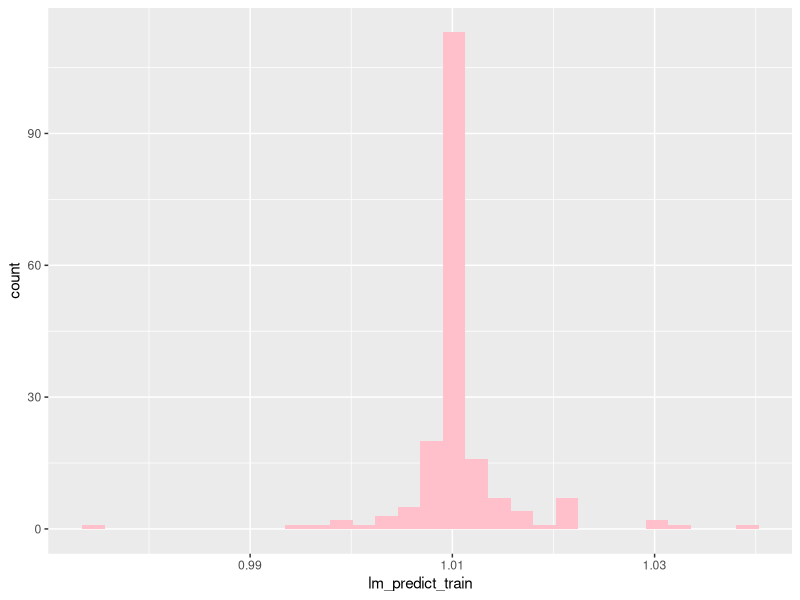
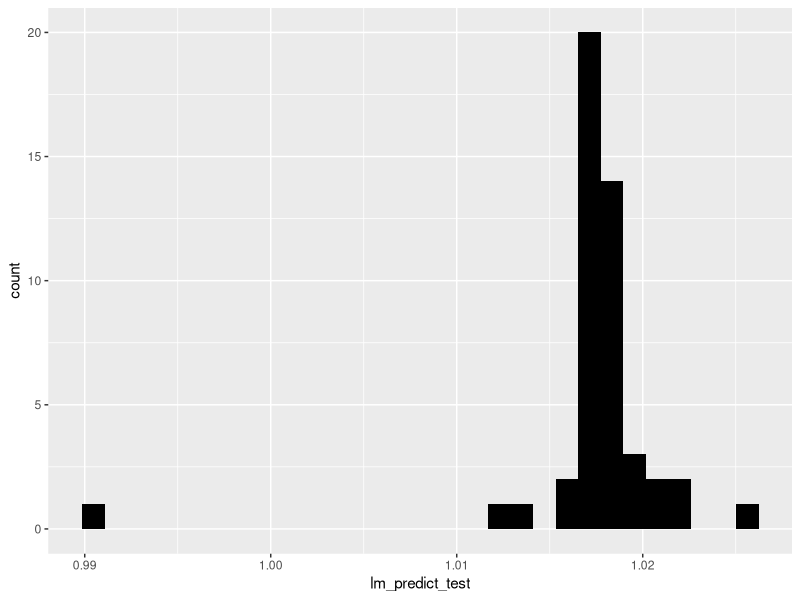
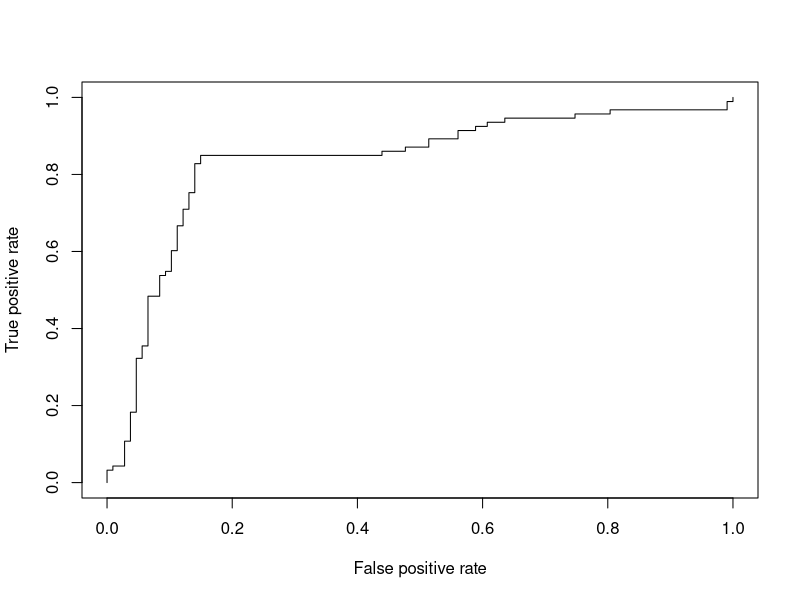

The R script that drew these images, in order:

#Q1 Load/Import dataset

country_populations = read.csv("country_populations.csv",header = F)
colnames(country_populations) = c(
    "name",	
    "pop_2018",
    "pop_2017",
    "growth_rate",	
    "area",
    "density_2018"
)

#Q2) To split data into test and train first we have to sort the data --------

sort(country_populations$area,decreasing = F)

#Split into test and train

train = subset(country_populations,country_populations$area <= 580367)
test = subset(country_populations,country_populations$area > 580367)


#Q3) TO bulid model first we have to create formula than model than we can predict.....

lm_formula_train = as.formula("growth_rate ~ pop_2017 + pop_2018")
lm_model_train = lm(lm_formula_train,data = train)
lm_predict_train = predict(lm_model_train,newdata = train)

#Q4) Apply model on test ...we already aplied model in train(Q3) as above.....tha we plot for both test and train 

lm_formula_test = as.formula("growth_rate ~ pop_2017 + pop_2018")
lm_model_test = lm(lm_formula_test,data = test)
lm_predict_test = predict(lm_model_test,newdata = test,type = "response")

#plot the train prediction outcome...............
library(ggplot2)
ggplot(train) + geom_histogram(aes(x = lm_predict_train),fill = "pink")

#plot the test prediction outcome...............
ggplot(test) + geom_histogram(aes(x = lm_predict_test),fill = "black")

#Q5) 

library('ROCR')
data("ROCR.simple")
eval <- prediction(ROCR.simple$predictions,ROCR.simple$labels)
plot(performance(eval,"tpr","fpr"))
print(attributes(performance(eval,'auc'))$y.values[[1]])
